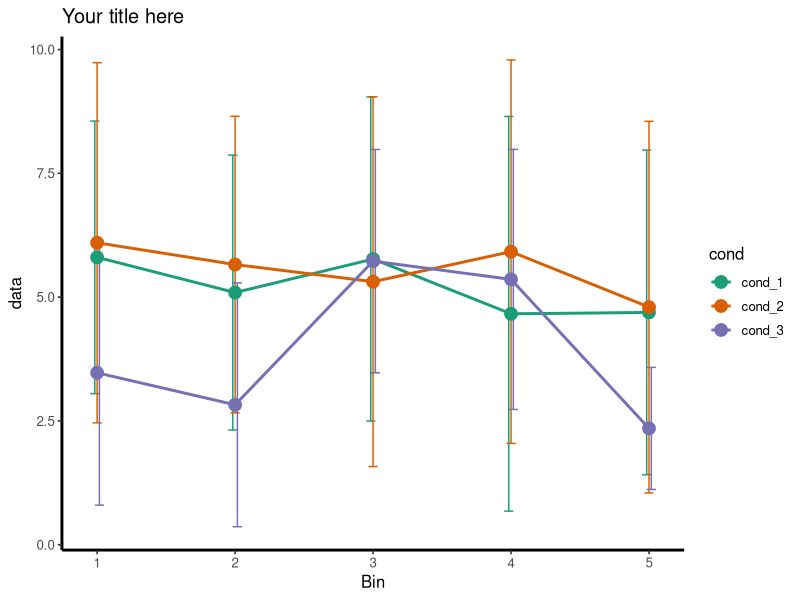

Here is the R script that generated this plot:
# Create some fake data, this is how your data should be arranged as
df <- data.frame(cond=rep(c("cond_1", "cond_2", "cond_3"), each=20),
                 bin=rep(seq(5),12),
                 freq=c(runif(60, min=0, max=20)))

#+++++++++++++++++++++++++
# Function to calculate the mean and the standard deviation
# for each group
#+++++++++++++++++++++++++
# data : a data frame
# varname : the name of a column containing the variable
#to be summariezed
# groupnames : vector of column names to be used as
# grouping variables

data_summary <- function(data, varname, groupnames){
  require(plyr)
  summary_func <- function(x, col){
    c(mean = mean(x[[col]], na.rm=TRUE),
      se = sd(x[[col]], na.rm=TRUE))/sqrt(length(x[[col]]))
  }
  data_sum<-ddply(data, groupnames, .fun=summary_func,
                  varname)
  data_sum <- rename(data_sum, c("mean" = varname))
  return(data_sum)
}

# Calculate the summary
# note: if you want to calculating the summary outside r, please arrage the data into this format
df_summary <- data_summary(df, varname="freq", groupnames=c("cond", "bin"))
# head(df_summary)

require("ggplot2")
# create the basic plot
# plot the axis and set color differently according to conditions. 
# If you want to change types of line: linetype=cond
p<- ggplot(df_summary, aes(x=bin, y=freq, group=cond, color=cond))+ 
  # plot error bars
  # 'position' is optional. Use position_dodge to move overlapped errorbars horizontally.
  geom_errorbar(aes(ymin=freq-se, ymax=freq+se), size=0.5, width=.2, position=position_dodge(0.05))+
  # draw a lines to link the dots, you can set the size and linetype(see ggplot manual)
  geom_line(size=1)+
  # plot means as dots, you can set the size and shape(see ggplot manual)
  geom_point(shape=19, size = 4)+
  #set lables
  labs(title="Your title here",x="Bin", y = "data")

#add theme. base size is the general font size.
p + 
  theme_classic(base_size = 12, base_family = "") +
  theme(axis.line.x = element_line(color = "black", size=1),
  axis.line.y = element_line(color = "black", size=1))+
  # check ggplot manual for more colour brewers
  scale_color_brewer(palette="Dark2")
